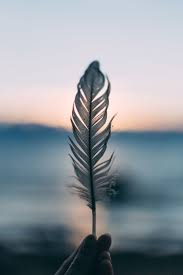
#> input picture day5/image.jpg, 183 x 275 px
$ python 7.histogram.py
#> lines starting #> are read from the running program, lines starting #| are printed output that depends on the picture
import cv2
import matplotlib.pyplot as plt
img = cv2.imread("image.jpg")
#> img is the input picture: shape (275, 183, 3); mean B, G, R 155.9, 149, 141.2
gray=cv2.cvtColor(img,cv2.COLOR_BGR2GRAY)
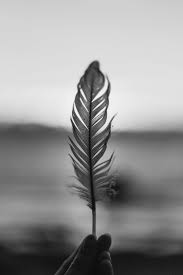
#> gray: shape (275, 183); min 4, max 252, mean 147.5
threshold,thresh=cv2.threshold(gray,0,255,cv2.THRESH_BINARY+cv2.THRESH_BINARY)
#> thresh: shape (275, 183); every value is 255
hist=cv2.calcHist(gray,[0],None,[256],[0,255])
#> hist = 256 values, max 72 at index 204, min 0 at index 0, mean 0.715


plt.plot(hist)
plt.show()
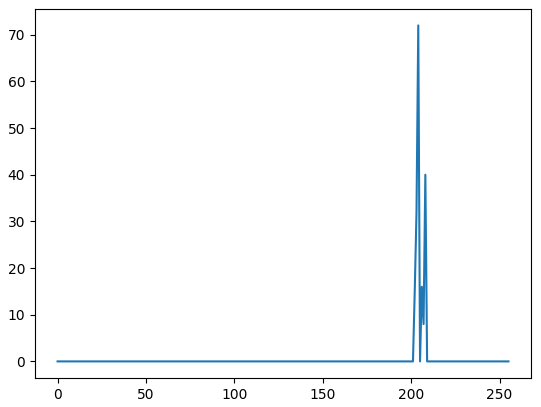
#> figure drawn by matplotlib, 1 panel; curve peaks at x = 204, y = 72
